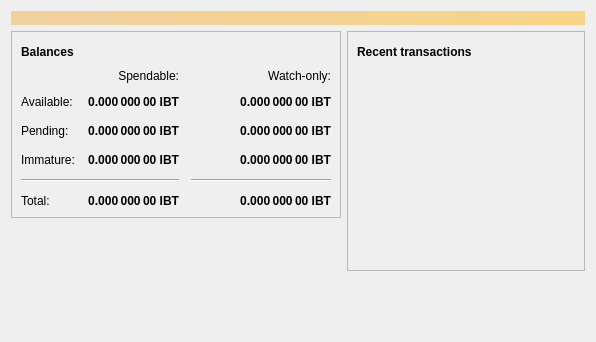
<?xml version="1.0" encoding="UTF-8"?>
<ui version="4.0">
 <class>OverviewPage</class>
 <widget class="QWidget" name="OverviewPage">
  <property name="geometry">
   <rect>
    <x>0</x>
    <y>0</y>
    <width>596</width>
    <height>342</height>
   </rect>
  </property>
  <property name="windowTitle">
   <string>Form</string>
  </property>
  <layout class="QVBoxLayout" name="topLayout">
   <item>
    <widget class="QLabel" name="labelAlerts">
     <property name="visible">
      <bool>false</bool>
     </property>
     <property name="styleSheet">
      <string notr="true">background-color: qlineargradient(x1: 0, y1: 0, x2: 1, y2: 0, stop:0 #F0D0A0, stop:1 #F8D488); color:#000000;</string>
     </property>
     <property name="wordWrap">
      <bool>true</bool>
     </property>
     <property name="margin">
      <number>3</number>
     </property>
    </widget>
   </item>
   <item>
    <layout class="QHBoxLayout" name="horizontalLayout" stretch="1,1">
     <item>
      <layout class="QVBoxLayout" name="verticalLayout_2">
       <item>
        <widget class="QFrame" name="frame">
         <property name="frameShape">
          <enum>QFrame::StyledPanel</enum>
         </property>
         <property name="frameShadow">
          <enum>QFrame::Raised</enum>
         </property>
         <layout class="QVBoxLayout" name="verticalLayout_4">
          <item>
           <layout class="QHBoxLayout" name="horizontalLayout_4">
            <item>
             <widget class="QLabel" name="label_5">
              <property name="font">
               <font>
                <weight>75</weight>
                <bold>true</bold>
               </font>
              </property>
              <property name="text">
               <string>Balances</string>
              </property>
             </widget>
            </item>
            <item>
             <widget class="QPushButton" name="labelWalletStatus">
              <property name="enabled">
               <bool>false</bool>
              </property>
              <property name="maximumSize">
               <size>
                <width>30</width>
                <height>16777215</height>
               </size>
              </property>
              <property name="toolTip">
               <string>The displayed information may be out of date. Your wallet automatically synchronizes with the Islambit network after a connection is established, but this process has not completed yet.</string>
              </property>
              <property name="text">
               <string/>
              </property>
              <property name="icon">
               <iconset resource="../islambit.qrc">
                <normaloff>:/icons/warning</normaloff>
                <disabledoff>:/icons/warning</disabledoff>:/icons/warning</iconset>
              </property>
              <property name="iconSize">
               <size>
                <width>24</width>
                <height>24</height>
               </size>
              </property>
              <property name="flat">
               <bool>true</bool>
              </property>
             </widget>
            </item>
            <item>
             <spacer name="horizontalSpacer_3">
              <property name="orientation">
               <enum>Qt::Horizontal</enum>
              </property>
              <property name="sizeHint" stdset="0">
               <size>
                <width>40</width>
                <height>20</height>
               </size>
              </property>
             </spacer>
            </item>
           </layout>
          </item>
          <item>
           <layout class="QGridLayout" name="gridLayout">
            <property name="spacing">
             <number>12</number>
            </property>
            <item row="2" column="2">
             <widget class="QLabel" name="labelWatchPending">
              <property name="font">
               <font>
                <weight>75</weight>
                <bold>true</bold>
               </font>
              </property>
              <property name="cursor">
               <cursorShape>IBeamCursor</cursorShape>
              </property>
              <property name="toolTip">
               <string>Unconfirmed transactions to watch-only addresses</string>
              </property>
              <property name="text">
               <string notr="true">0.000 000 00 IBT</string>
              </property>
              <property name="alignment">
               <set>Qt::AlignRight|Qt::AlignTrailing|Qt::AlignVCenter</set>
              </property>
              <property name="textInteractionFlags">
               <set>Qt::LinksAccessibleByMouse|Qt::TextSelectableByKeyboard|Qt::TextSelectableByMouse</set>
              </property>
             </widget>
            </item>
            <item row="2" column="1">
             <widget class="QLabel" name="labelUnconfirmed">
              <property name="font">
               <font>
                <weight>75</weight>
                <bold>true</bold>
               </font>
              </property>
              <property name="cursor">
               <cursorShape>IBeamCursor</cursorShape>
              </property>
              <property name="toolTip">
               <string>Total of transactions that have yet to be confirmed, and do not yet count toward the spendable balance</string>
              </property>
              <property name="text">
               <string notr="true">0.000 000 00 IBT</string>
              </property>
              <property name="alignment">
               <set>Qt::AlignRight|Qt::AlignTrailing|Qt::AlignVCenter</set>
              </property>
              <property name="textInteractionFlags">
               <set>Qt::LinksAccessibleByMouse|Qt::TextSelectableByKeyboard|Qt::TextSelectableByMouse</set>
              </property>
             </widget>
            </item>
            <item row="3" column="2">
             <widget class="QLabel" name="labelWatchImmature">
              <property name="font">
               <font>
                <weight>75</weight>
                <bold>true</bold>
               </font>
              </property>
              <property name="cursor">
               <cursorShape>IBeamCursor</cursorShape>
              </property>
              <property name="toolTip">
               <string>Mined balance in watch-only addresses that has not yet matured</string>
              </property>
              <property name="text">
               <string notr="true">0.000 000 00 IBT</string>
              </property>
              <property name="alignment">
               <set>Qt::AlignRight|Qt::AlignTrailing|Qt::AlignVCenter</set>
              </property>
              <property name="textInteractionFlags">
               <set>Qt::LinksAccessibleByMouse|Qt::TextSelectableByKeyboard|Qt::TextSelectableByMouse</set>
              </property>
             </widget>
            </item>
            <item row="4" column="0" colspan="2">
             <widget class="Line" name="line">
              <property name="orientation">
               <enum>Qt::Horizontal</enum>
              </property>
             </widget>
            </item>
            <item row="4" column="2">
             <widget class="Line" name="lineWatchBalance">
              <property name="sizePolicy">
               <sizepolicy hsizetype="Preferred" vsizetype="Fixed">
                <horstretch>0</horstretch>
                <verstretch>0</verstretch>
               </sizepolicy>
              </property>
              <property name="minimumSize">
               <size>
                <width>140</width>
                <height>0</height>
               </size>
              </property>
              <property name="orientation">
               <enum>Qt::Horizontal</enum>
              </property>
             </widget>
            </item>
            <item row="5" column="0">
             <widget class="QLabel" name="labelTotalText">
              <property name="text">
               <string>Total:</string>
              </property>
             </widget>
            </item>
            <item row="3" column="1">
             <widget class="QLabel" name="labelImmature">
              <property name="font">
               <font>
                <weight>75</weight>
                <bold>true</bold>
               </font>
              </property>
              <property name="cursor">
               <cursorShape>IBeamCursor</cursorShape>
              </property>
              <property name="toolTip">
               <string>Mined balance that has not yet matured</string>
              </property>
              <property name="text">
               <string notr="true">0.000 000 00 IBT</string>
              </property>
              <property name="alignment">
               <set>Qt::AlignRight|Qt::AlignTrailing|Qt::AlignVCenter</set>
              </property>
              <property name="textInteractionFlags">
               <set>Qt::LinksAccessibleByMouse|Qt::TextSelectableByKeyboard|Qt::TextSelectableByMouse</set>
              </property>
             </widget>
            </item>
            <item row="2" column="3">
             <spacer name="horizontalSpacer_2">
              <property name="orientation">
               <enum>Qt::Horizontal</enum>
              </property>
              <property name="sizeHint" stdset="0">
               <size>
                <width>40</width>
                <height>20</height>
               </size>
              </property>
             </spacer>
            </item>
            <item row="3" column="0">
             <widget class="QLabel" name="labelImmatureText">
              <property name="text">
               <string>Immature:</string>
              </property>
             </widget>
            </item>
            <item row="5" column="1">
             <widget class="QLabel" name="labelTotal">
              <property name="font">
               <font>
                <weight>75</weight>
                <bold>true</bold>
               </font>
              </property>
              <property name="cursor">
               <cursorShape>IBeamCursor</cursorShape>
              </property>
              <property name="toolTip">
               <string>Your current total balance</string>
              </property>
              <property name="text">
               <string notr="true">0.000 000 00 IBT</string>
              </property>
              <property name="alignment">
               <set>Qt::AlignRight|Qt::AlignTrailing|Qt::AlignVCenter</set>
              </property>
              <property name="textInteractionFlags">
               <set>Qt::LinksAccessibleByMouse|Qt::TextSelectableByKeyboard|Qt::TextSelectableByMouse</set>
              </property>
             </widget>
            </item>
            <item row="5" column="2">
             <widget class="QLabel" name="labelWatchTotal">
              <property name="font">
               <font>
                <weight>75</weight>
                <bold>true</bold>
               </font>
              </property>
              <property name="cursor">
               <cursorShape>IBeamCursor</cursorShape>
              </property>
              <property name="toolTip">
               <string>Current total balance in watch-only addresses</string>
              </property>
              <property name="text">
               <string notr="true">0.000 000 00 IBT</string>
              </property>
              <property name="alignment">
               <set>Qt::AlignRight|Qt::AlignTrailing|Qt::AlignVCenter</set>
              </property>
              <property name="textInteractionFlags">
               <set>Qt::LinksAccessibleByMouse|Qt::TextSelectableByKeyboard|Qt::TextSelectableByMouse</set>
              </property>
             </widget>
            </item>
            <item row="0" column="2">
             <widget class="QLabel" name="labelWatchonly">
              <property name="text">
               <string>Watch-only:</string>
              </property>
              <property name="alignment">
               <set>Qt::AlignRight|Qt::AlignTrailing|Qt::AlignVCenter</set>
              </property>
             </widget>
            </item>
            <item row="1" column="0">
             <widget class="QLabel" name="labelBalanceText">
              <property name="text">
               <string>Available:</string>
              </property>
             </widget>
            </item>
            <item row="1" column="1">
             <widget class="QLabel" name="labelBalance">
              <property name="font">
               <font>
                <weight>75</weight>
                <bold>true</bold>
               </font>
              </property>
              <property name="cursor">
               <cursorShape>IBeamCursor</cursorShape>
              </property>
              <property name="toolTip">
               <string>Your current spendable balance</string>
              </property>
              <property name="text">
               <string notr="true">0.000 000 00 IBT</string>
              </property>
              <property name="alignment">
               <set>Qt::AlignRight|Qt::AlignTrailing|Qt::AlignVCenter</set>
              </property>
              <property name="textInteractionFlags">
               <set>Qt::LinksAccessibleByMouse|Qt::TextSelectableByKeyboard|Qt::TextSelectableByMouse</set>
              </property>
             </widget>
            </item>
            <item row="1" column="2">
             <widget class="QLabel" name="labelWatchAvailable">
              <property name="font">
               <font>
                <weight>75</weight>
                <bold>true</bold>
               </font>
              </property>
              <property name="cursor">
               <cursorShape>IBeamCursor</cursorShape>
              </property>
              <property name="toolTip">
               <string>Your current balance in watch-only addresses</string>
              </property>
              <property name="text">
               <string notr="true">0.000 000 00 IBT</string>
              </property>
              <property name="alignment">
               <set>Qt::AlignRight|Qt::AlignTrailing|Qt::AlignVCenter</set>
              </property>
              <property name="textInteractionFlags">
               <set>Qt::LinksAccessibleByMouse|Qt::TextSelectableByKeyboard|Qt::TextSelectableByMouse</set>
              </property>
             </widget>
            </item>
            <item row="2" column="0">
             <widget class="QLabel" name="labelPendingText">
              <property name="text">
               <string>Pending:</string>
              </property>
             </widget>
            </item>
            <item row="0" column="1">
             <widget class="QLabel" name="labelSpendable">
              <property name="text">
               <string>Spendable:</string>
              </property>
              <property name="alignment">
               <set>Qt::AlignRight|Qt::AlignTrailing|Qt::AlignVCenter</set>
              </property>
             </widget>
            </item>
           </layout>
          </item>
         </layout>
        </widget>
       </item>
       <item>
        <spacer name="verticalSpacer">
         <property name="orientation">
          <enum>Qt::Vertical</enum>
         </property>
         <property name="sizeHint" stdset="0">
          <size>
           <width>20</width>
           <height>40</height>
          </size>
         </property>
        </spacer>
       </item>
      </layout>
     </item>
     <item>
      <layout class="QVBoxLayout" name="verticalLayout_3">
       <item>
        <widget class="QFrame" name="frame_2">
         <property name="frameShape">
          <enum>QFrame::StyledPanel</enum>
         </property>
         <property name="frameShadow">
          <enum>QFrame::Raised</enum>
         </property>
         <layout class="QVBoxLayout" name="verticalLayout">
          <item>
           <layout class="QHBoxLayout" name="horizontalLayout_2">
            <item>
             <widget class="QLabel" name="label_4">
              <property name="font">
               <font>
                <weight>75</weight>
                <bold>true</bold>
               </font>
              </property>
              <property name="text">
               <string>Recent transactions</string>
              </property>
             </widget>
            </item>
            <item>
             <widget class="QPushButton" name="labelTransactionsStatus">
              <property name="enabled">
               <bool>false</bool>
              </property>
              <property name="maximumSize">
               <size>
                <width>30</width>
                <height>16777215</height>
               </size>
              </property>
              <property name="toolTip">
               <string>The displayed information may be out of date. Your wallet automatically synchronizes with the Islambit network after a connection is established, but this process has not completed yet.</string>
              </property>
              <property name="text">
               <string/>
              </property>
              <property name="icon">
               <iconset resource="../islambit.qrc">
                <normaloff>:/icons/warning</normaloff>
                <disabledoff>:/icons/warning</disabledoff>:/icons/warning</iconset>
              </property>
              <property name="iconSize">
               <size>
                <width>24</width>
                <height>24</height>
               </size>
              </property>
              <property name="flat">
               <bool>true</bool>
              </property>
             </widget>
            </item>
            <item>
             <spacer name="horizontalSpacer">
              <property name="orientation">
               <enum>Qt::Horizontal</enum>
              </property>
              <property name="sizeHint" stdset="0">
               <size>
                <width>40</width>
                <height>20</height>
               </size>
              </property>
             </spacer>
            </item>
           </layout>
          </item>
          <item>
           <widget class="QListView" name="listTransactions">
            <property name="styleSheet">
             <string notr="true">QListView { background: transparent; }</string>
            </property>
            <property name="frameShape">
             <enum>QFrame::NoFrame</enum>
            </property>
            <property name="verticalScrollBarPolicy">
             <enum>Qt::ScrollBarAlwaysOff</enum>
            </property>
            <property name="horizontalScrollBarPolicy">
             <enum>Qt::ScrollBarAlwaysOff</enum>
            </property>
            <property name="selectionMode">
             <enum>QAbstractItemView::NoSelection</enum>
            </property>
           </widget>
          </item>
         </layout>
        </widget>
       </item>
       <item>
        <spacer name="verticalSpacer_2">
         <property name="orientation">
          <enum>Qt::Vertical</enum>
         </property>
         <property name="sizeHint" stdset="0">
          <size>
           <width>20</width>
           <height>40</height>
          </size>
         </property>
        </spacer>
       </item>
      </layout>
     </item>
    </layout>
   </item>
  </layout>
 </widget>
 <resources/>
 <connections/>
</ui>
